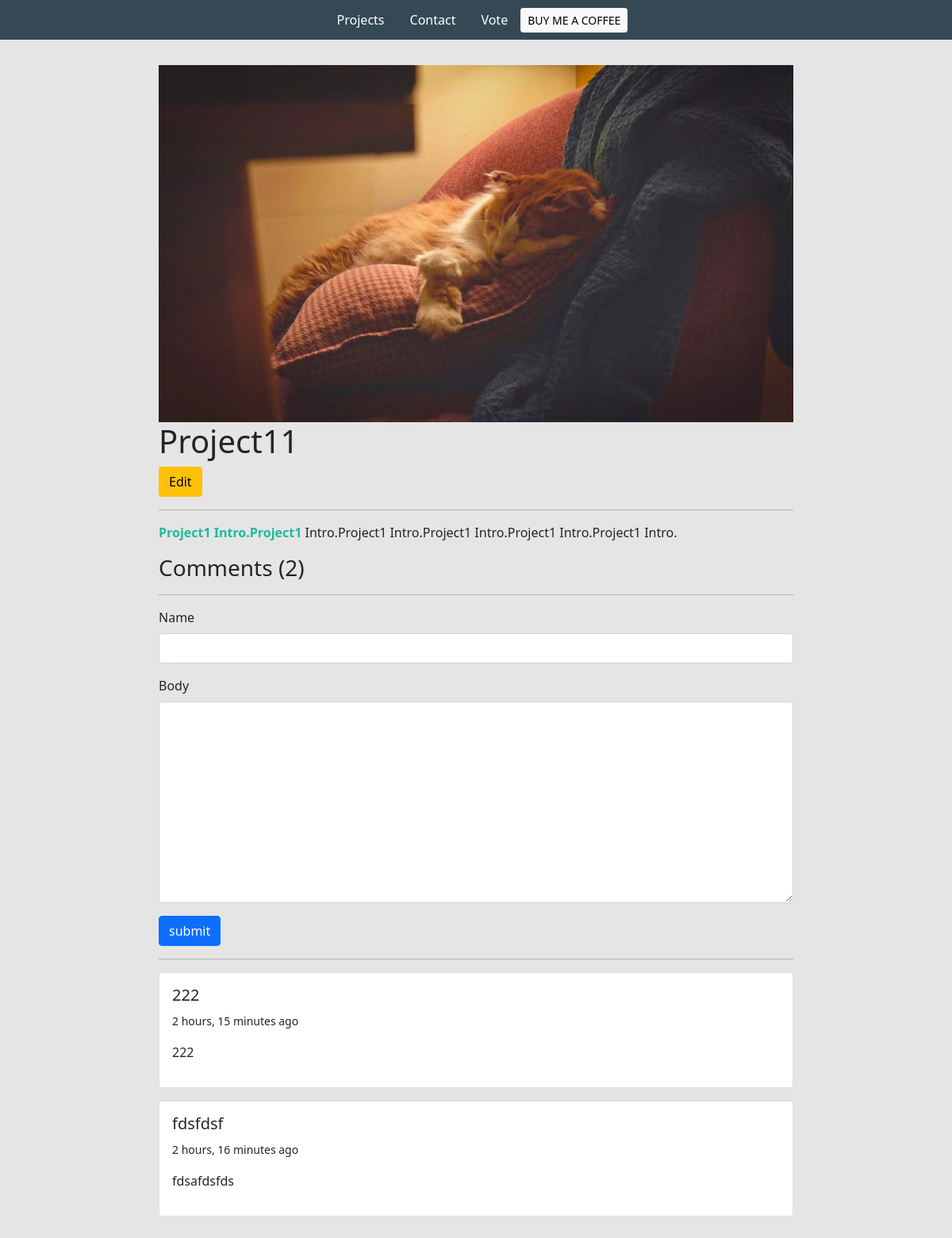
/project/e99a9be0-4732-4e30-bbc0-a080df35ea2b, run on the app's committed database.
### base/models.py (models this page shows, shortened)
class Project(models.Model):
    id = models.UUIDField(default=uuid.uuid4, unique=True, primary_key=True, editable=False)
    title = models.CharField(max_length=200)
    thumbnail = models.ImageField(null=True)
    body = RichTextUploadingField()
    slug = models.SlugField(null=True, blank=True)
    created = models.DateTimeField(auto_now_add=True)

class Comment(models.Model):
    project = models.ForeignKey(Project, on_delete=models.CASCADE)
    name = models.CharField(max_length=200)
    body = models.TextField(blank=True)
    created = models.DateTimeField(auto_now_add=True, null=True)

### base/views.py (the view, shortened to what this page needs)
# urls.py: path('project/<str:pk>', views.project_page, name='project'),
def project_page(request, pk):
    project = Project.objects.get(id=pk)
    comments = project.comment_set.all().order_by('-created')
    count = project.comment_set.count()
    form = CommentForm()
    context = {
        'project': project,
        'comments': comments,
        'count': count,
        'form': form,
    }
    return render(request, 'base/project.html', context=context)

### base/form.py
class CommentForm(ModelForm):
    class Meta:
        model = Comment
        fields = '__all__'
        exclude = ['project']
    def __init__(self, *args, **kwargs):
        super(CommentForm, self).__init__(*args, **kwargs)
        self.fields['name'].widget.attrs.update(
            {'class': 'form-control'})
        self.fields['body'].widget.attrs.update(
            {'class': 'form-control', })

### base/templates/base/project.html (shortened to what this page needs)
{% extends 'base/main.html' %}
{% load static %}
{% block content %}
<div class="container">
    <div class="project-container">
        <img class="project--image" src="{{project.thumbnail.url}}">
        <h1>{{project.title}}</h1>
        <a class="btn btn-warning" href="{% url 'edit-project' project.id %}">Edit</a>
        <hr>
        <p>{{project.body|safe}}</p>
        <div class="comments-container">
            <h3>Comments ({{count}})</h3>
            <hr>
            <form method="post">
                {% for field in form %}
                <div class="mb-3">
                    <label for="exampleInputPassword1" class="form-label">{{field.label}}</label>
                    {{field}}
                </div>
                {% endfor %}
                <input class="btn btn-primary" type="submit" value="submit">
            </form>
            <hr>
            {% for comment in comments %}
            <div class="card my-3">
                <div class="card-body">
                    <h5>{{comment.name}}</h5>
                    <small>{{comment.created|timesince}} ago</small>
                    <p class=" my-3">{{comment.body}}</p>
                </div>
            </div>
            {% endfor %}
        </div>
    </div>
</div>
{% endblock content %}

### static/styles/main.css (style rules this page uses)
body { background-color: #E5E5E5; }
.project--image { max-width: 800px; }

### base/templates/base/project.html (style rules this page uses)
.project-container { max-width: 800px; margin: 0 auto; margin-top: 2em; margin-bottom: 2em; }

### data on the page
Project: thumbnail (picture), title "Project11", body "Project1 Intro.Project1 Intro.Project1 Intro.Project1 Intro.Project1 Intro.Project1 Intro."
Comment: name "222", created "2 hours, 15 minutes", body "222"
Comment: name "fdsfdsf", created "2 hours, 16 minutes", body "fdsafdsfds"

### other printed values
{{ count }} "2"
{{ field.label }} "Name" "Body"
